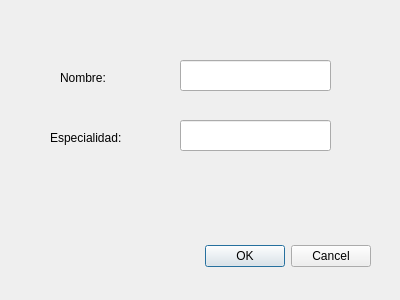
<?xml version="1.0" encoding="UTF-8"?>
<ui version="4.0">
 <class>ventana_medico</class>
 <widget class="QDialog" name="ventana_medico">
  <property name="geometry">
   <rect>
    <x>0</x>
    <y>0</y>
    <width>400</width>
    <height>300</height>
   </rect>
  </property>
  <property name="windowTitle">
   <string>Dialog</string>
  </property>
  <widget class="QDialogButtonBox" name="buttonBox">
   <property name="geometry">
    <rect>
     <x>30</x>
     <y>240</y>
     <width>341</width>
     <height>32</height>
    </rect>
   </property>
   <property name="orientation">
    <enum>Qt::Horizontal</enum>
   </property>
   <property name="standardButtons">
    <set>QDialogButtonBox::Cancel|QDialogButtonBox::Ok</set>
   </property>
  </widget>
  <widget class="QLabel" name="nom_med">
   <property name="geometry">
    <rect>
     <x>60</x>
     <y>70</y>
     <width>55</width>
     <height>16</height>
    </rect>
   </property>
   <property name="text">
    <string>Nombre:</string>
   </property>
  </widget>
  <widget class="QLabel" name="especi">
   <property name="geometry">
    <rect>
     <x>50</x>
     <y>130</y>
     <width>91</width>
     <height>16</height>
    </rect>
   </property>
   <property name="text">
    <string>Especialidad:</string>
   </property>
  </widget>
  <widget class="QLineEdit" name="espe_ing">
   <property name="geometry">
    <rect>
     <x>180</x>
     <y>120</y>
     <width>151</width>
     <height>31</height>
    </rect>
   </property>
  </widget>
  <widget class="QLineEdit" name="nom_meding">
   <property name="geometry">
    <rect>
     <x>180</x>
     <y>60</y>
     <width>151</width>
     <height>31</height>
    </rect>
   </property>
  </widget>
 </widget>
 <resources/>
 <connections>
  <connection>
   <sender>buttonBox</sender>
   <signal>accepted()</signal>
   <receiver>ventana_medico</receiver>
   <slot>accept()</slot>
   <hints>
    <hint type="sourcelabel">
     <x>248</x>
     <y>254</y>
    </hint>
    <hint type="destinationlabel">
     <x>157</x>
     <y>274</y>
    </hint>
   </hints>
  </connection>
  <connection>
   <sender>buttonBox</sender>
   <signal>rejected()</signal>
   <receiver>ventana_medico</receiver>
   <slot>reject()</slot>
   <hints>
    <hint type="sourcelabel">
     <x>316</x>
     <y>260</y>
    </hint>
    <hint type="destinationlabel">
     <x>286</x>
     <y>274</y>
    </hint>
   </hints>
  </connection>
 </connections>
</ui>
